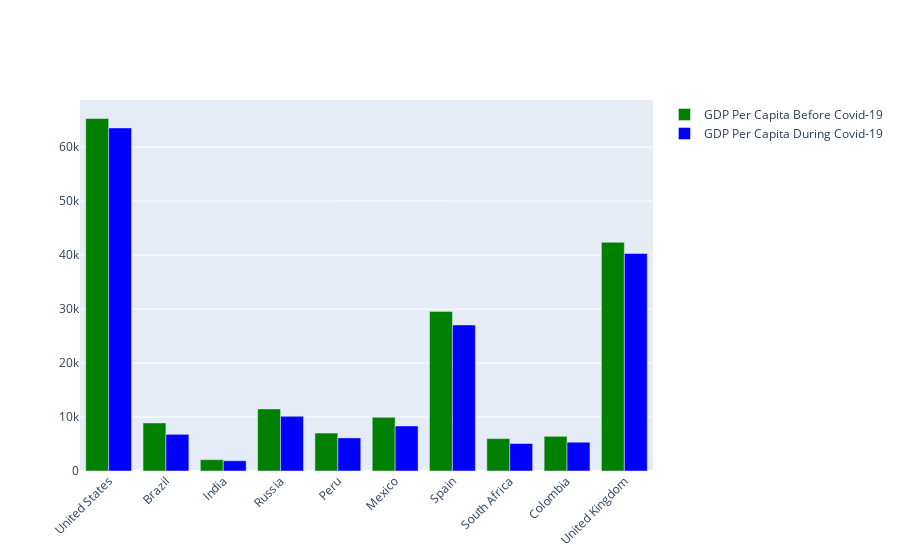

Notebook source saved alongside this figure:
### Code cell
fig = go.Figure()
fig.add_trace(go.Bar(
    x=data["Country"],
    y=data["GDP Before Covid"],
    name='GDP Per Capita Before Covid-19',
    marker_color='green'
))
fig.add_trace(go.Bar(
    x=data["Country"],
    y=data["GDP During Covid"],
    name='GDP Per Capita During Covid-19',
    marker_color='blue'
))
fig.update_layout(barmode='group', xaxis_tickangle=-45)
fig.show()

### Figure 1 — Plotly figure (JSON) as saved in the notebook; plotly's stock layout.template omitted (floating-point values rounded to 4 significant figures)
{"data": [{"marker": {"color": "green"}, "name": "GDP Per Capita Before Covid-19", "type": "bar", "x": ["United States", "Brazil", "India", "Russia", "Peru", "Mexico", "Spain", "South Africa", "Colombia", "United Kingdom"], "y": [65280.0, 8897.0, 2101.0, 11500.0, 7028.0, 9946.0, 29560.0, 6001.0, 6425.0, 42350.0]}, {"marker": {"color": "blue"}, "name": "GDP Per Capita During Covid-19", "type": "bar", "x": ["United States", "Brazil", "India", "Russia", "Peru", "Mexico", "Spain", "South Africa", "Colombia", "United Kingdom"], "y": [63540.0, 6797.0, 1901.0, 10130.0, 6127.0, 8347.0, 27060.0, 5091.0, 5333.0, 40280.0]}], "layout": {"barmode": "group", "xaxis": {"tickangle": -45}}}
